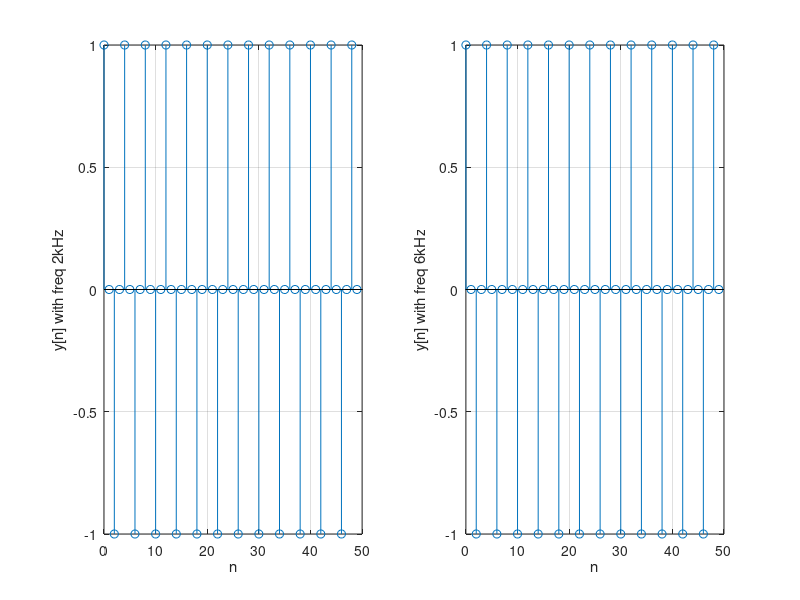

Here is the MATLAB script that generated this plot:
% y[n] = (2 cos w0) y[n-1] - y[n-2] + x[n] - (cos w0) x[n-1]
f1Desired = 2000;              %%% desired freq. Hz
f2Desired = 6000;
fs = 8000;
w01 = 2*pi*f1Desired/fs;        %%% discrete-time freq.
w02 = 2*pi*f2Desired/fs;
N = 50;
y_n1 = zeros(1,3);          %%% pre-allocate array for difference equation
y_n2 = zeros(1,3);
% PURELY a graph to graph outputs, not realistic array
output_1 = zeros(1, N);
output_2 = zeros(1, N);

% matlab is 1 indexed
y_n1(1) = 1; % y[0] = 1
output_1(1) = y_n1(1); % bc y[0] = 1
y_n1(2) = cos(w01); % y[1] = cos(w0)
output_1(2) = y_n1(2);

y_n2(1) = 1;
output_2(1) = y_n2(1);
y_n2(2) = cos(w02);
output_2(2) = y_n2(2);

x_n = zeros(1, 2);
x_n(1) = 0;  % Only x[0] = 1 because using impulse, but here y[0]  
             % was already calculated, x[1] = 0 set instead.
x_n(2) = 0; 

y_ind = 3;
x_ind = 2;
for i=3:N
    y_n1(y_ind) = (2*cos(w01))*y_n1(y_ind-1) - y_n1(y_ind-2) + x_n(x_ind) -(cos(w01))*x_n(x_ind-1);
    y_n2(y_ind) = (2*cos(w02))*y_n2(y_ind-1) - y_n2(y_ind-2) + x_n(x_ind) -(cos(w02))*x_n(x_ind-1);

    output_1(i) = y_n1(y_ind);
    output_2(i) = y_n2(y_ind);
    
    y_n1(1) = y_n1(2);
    y_n1(2) = y_n1(3);
    x_n(2) = 0;
    x_n(1) = 0;
    
    y_n2(1) = y_n2(2);
    y_n2(2) = y_n2(3);
    %y_n2(i) = (2*cos(w02))*y_n2(i-1) - y_n2(i-2) + x_n(i) - (cos(w02))*x_n(i-1);
end

subplot(1,2,1)
stem(0:N-1, output_1)
xlabel('n')
ylabel('y[n] with freq 2kHz')
grid on

subplot(1,2,2)
stem(0:N-1, output_2)
xlabel('n')
ylabel('y[n] with freq 6kHz')
grid on
